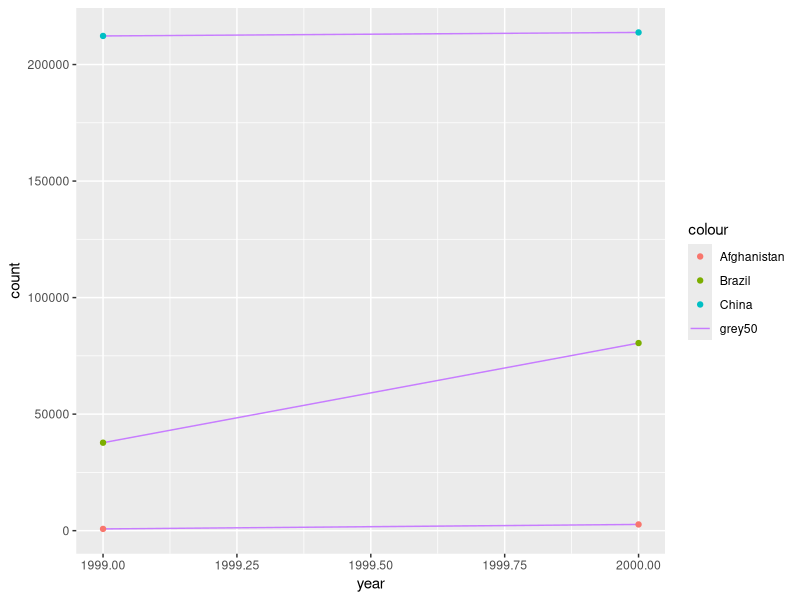

Here is the R script that generated this plot:
library(tidyverse)

#Compute the rate for table2, and table4a + table4b. You will need to perform four operations:
        
#1. Extract the number of TB cases per country per year.
#2. Extract the matching population per country per year.
#3. Divide cases by population, and multiply by 10000.
#4. Store back in the appropriate place.
#Which representation is easiest to work with? Which is hardest? Why?

table2 %>%
        arrange(type) %>%
        mutate(population = lead(count, n = 6L)) %>%
        rename(cases = count) %>%
        filter(type == 'cases') %>%
        select(1:2, 4:5) %>%
        mutate(rate = cases/population *10000) #or for easier solution, split one by one, then combine using left_join(df1, df2)
                        #even easier solution: use spread()

        #solution for table4a and 4b seems more difficult because you have to work individually on the two tables, before combining them together.

tidy4a1 <- table4a %>%
        select(country, `1999`) %>%
        mutate(year = '1999') %>%
        rename(cases = `1999`) 

tidy4a2 <- table4a %>%
        select(country, `2000`) %>%
        mutate(year = '2000') %>%
        rename(cases = `2000`)

full_join(tidy4a1, tidy4a2) #this is just for table4a, i'm not going to do table4b because steps are almost exactly the same

        #below here's an easier solution using gather()

tidy4a <- table4a %>%
        gather(`1999`, `2000`, key = "year", value = "cases")

tidy4b <- table4b %>%
        gather(`1999`, `2000`, key = 'year', value = 'population')

left_join(tidy4a, tidy4b)

#q2. Recreate the plot showing change in cases over time using table2 instead of table1. What do you 
#need to do first?

table2 %>%
        filter(type == "cases") %>%
        ggplot (aes(x = year, y = count)) +
        geom_line(aes(color = "grey50", group = country)) +
        geom_point(aes(color = country))